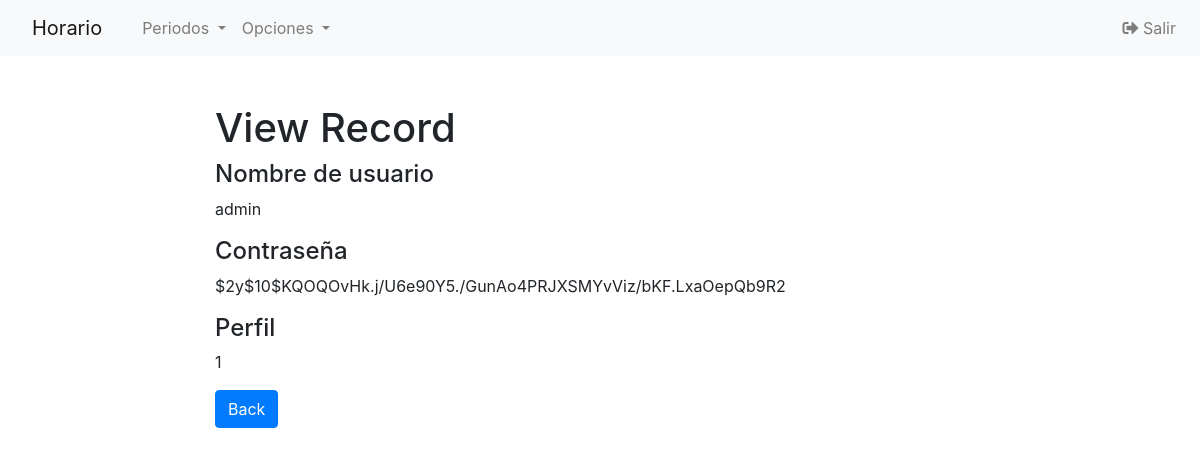
Page /Codigo/php/usuarios-read.php?ID_usuario=2 (signed in) on the committed database.
### tables this page shows
CREATE TABLE `usuarios` (
  `ID_usuario` int(11) NOT NULL,
  `nombre` varchar(45) DEFAULT NULL,
  `contraseña` varchar(100) DEFAULT NULL,
  `PERFILES_ID_perfil` int(11) NOT NULL
);

### Codigo/php/usuarios-read.php (the view, shortened to what this page needs)
<?php
if(isset($_GET["ID_usuario"]) && !empty($_GET["ID_usuario"])){
    require_once "config.php";
    $sql = "SELECT * FROM usuarios WHERE ID_usuario = ?";
    if($stmt = mysqli_prepare($link, $sql)){
        $param_id = trim($_GET["ID_usuario"]);
		if (is_int($param_id)) $__vartype = "i";
		elseif (is_string($param_id)) $__vartype = "s";
		elseif (is_numeric($param_id)) $__vartype = "d";
		else $__vartype = "b";
        mysqli_stmt_bind_param($stmt, $__vartype, $param_id);
        if(mysqli_stmt_execute($stmt)){
            $result = mysqli_stmt_get_result($stmt);
            if(mysqli_num_rows($result) == 1){
                $row = mysqli_fetch_array($result, MYSQLI_ASSOC);
            } else{
                header("location: error.php");
                exit();
            }
        } else{
            echo "Oops! Something went wrong. Please try again later.<br>".$stmt->error;
        }
    }
} else{
    header("location: error.php");
    exit();
}
?>
<!DOCTYPE html>
<html lang="en">
<head>
    <link rel="stylesheet" href="https://stackpath.bootstrapcdn.com/bootstrap/4.5.0/css/bootstrap.min.css">
</head>
<?php require_once('navbar.php'); ?>
<body>
    <section class="pt-5">
        <div class="container-fluid">
            <div class="row">
                <div class="col-md-8 mx-auto">
                    <div class="page-header">
                        <h1>View Record</h1>
                    </div>
                     <div class="form-group">
                            <h4>Nombre de usuario</h4>
                            <p class="form-control-static"><?php echo htmlspecialchars($row["nombre"]); ?></p>
                        </div><div class="form-group">
                            <h4>Contraseña</h4>
                            <p class="form-control-static"><?php echo htmlspecialchars($row["contraseña"]); ?></p>
                        </div><div class="form-group">
                            <h4>Perfil</h4>
                            <p class="form-control-static"><?php echo htmlspecialchars($row["PERFILES_ID_perfil"]); ?></p>
                        </div>
                    <p><a href="usuarios-index.php" class="btn btn-primary">Back</a></p>
                </div>
            </div>
        </div>
    </section>
</body>
</html>

### rows in the picture
usuarios: nombre "admin", contraseña "$2y$10$KQOQOvHk.j/U6e90Y5./GunAo4PRJXSMYvViz/bKF.LxaOepQb9R2", PERFILES_ID_perfil "1"
